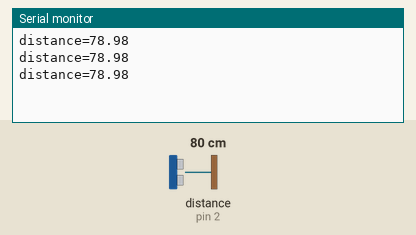
This sketch was run on a simulated Arduino Uno, built with avr-gcc and run on an emulated ATmega328P. Shown: the last lines printed to the serial monitor. Wiring (inferred from the names in the program): ultrasonic range finder: trigger pin 3; echo pin 2. The test bench sets the inputs (shaded band); at power-on: distance to the obstacle (sensor on pin 2) 80 cm. The echo pulse lasts 58.3 µs per cm.

Above: at 1.3 s.
1.4 s: distance to the obstacle (sensor on pin 2) set to 2 cm
At 1.9 s:
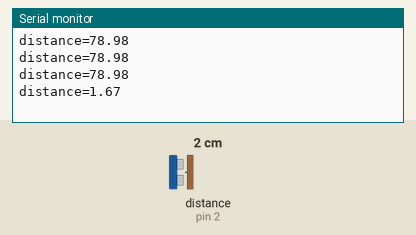
2.9 s: distance to the obstacle (sensor on pin 2) set to 4 cm
At 3.4 s:
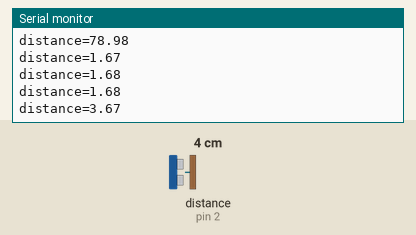
Timing chart, 0 to 5.9 s (numbered marks = the images above; inputs shaded):
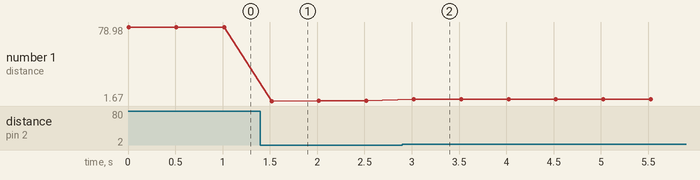

The sketch:

HCSR04.ino
```cpp
#define echoPin 2    //Pin 2 will be used for echo pin of sensor
#define trigPin 3    //Pin 3 will be used for trig pin of sensor

long duration;      //This variable will store pulse length at echo pin
float dist;       //This variable will store the calculated distance

void setup() {
  pinMode(trigPin,OUTPUT); //Declaring trig (Pin 3) as Output
  pinMode(echoPin,INPUT);  //Declaring echo (Pin 2) as Input
  Serial.begin(9600);   //Starts tha serial monitor
}

void loop() {
  //Clearing any data on the Sensor
  digitalWrite(trigPin,LOW); //Making trig (Pin 3) Low
  delayMicroseconds(2);   //Waiting 2 microseconds

  //Preparing to send the sound waves
  digitalWrite(trigPin, HIGH); //Making trig (Pin 3) High
  delayMicroseconds(10);    //Waiting 10 microseconds (more than 10 will also work)
  digitalWrite(trigPin,LOW);   //Making trig (Pin 3) LOW
  //This triggers the sensor and it starts sending a pattern of sound (8 small pulses)
  //As soon as the whole pattern is emitted, the Sensors sets the echo (Pin 2) HIGH

  //When the pattern of sound is successfully recieved at the reciever,
  //the Sensor makes Echo (Pin 2) Low
  //To measure time taken by sound, we need to measure time for which echo (Pin 2) was HIGH
  duration=pulseIn(echoPin,HIGH); //This measures time for which echo(Pin 2) was HIGH in microseconds
  dist=duration*0.034/2;       //This gives distance in cm
  Serial.print("distance=");
  Serial.println(dist);      //Printing the value
  delay(500);
}
```

Measured:
- after the input at 1.4 s, the serial monitor: prints a new line after 0.12 s (image 1)
- after the input at 2.9 s, the serial monitor: prints a new line after 0.12 s (image 2)
- plotted number 1: 78.98 → 1.68 after the input at 1.4 s, 1.68 → 3.67 after the input at 2.9 s
